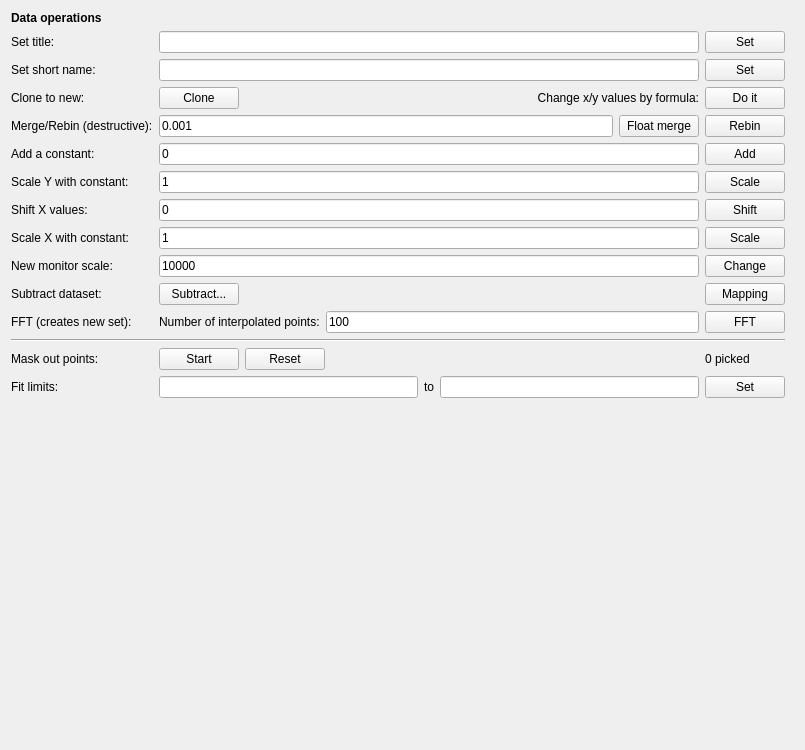
<?xml version="1.0" encoding="UTF-8"?>
<ui version="4.0">
 <class>Form</class>
 <widget class="QWidget" name="Form">
  <property name="geometry">
   <rect>
    <x>0</x>
    <y>0</y>
    <width>805</width>
    <height>750</height>
   </rect>
  </property>
  <property name="windowTitle">
   <string>Form</string>
  </property>
  <layout class="QVBoxLayout" name="verticalLayout">
   <item>
    <widget class="QScrollArea" name="scrollArea">
     <property name="frameShape">
      <enum>QFrame::NoFrame</enum>
     </property>
     <property name="widgetResizable">
      <bool>true</bool>
     </property>
     <widget class="QWidget" name="scrollAreaWidgetContents">
      <property name="geometry">
       <rect>
        <x>0</x>
        <y>0</y>
        <width>793</width>
        <height>738</height>
       </rect>
      </property>
      <layout class="QGridLayout" name="gridLayout_2">
       <property name="leftMargin">
        <number>0</number>
       </property>
       <property name="topMargin">
        <number>0</number>
       </property>
       <property name="bottomMargin">
        <number>0</number>
       </property>
       <item row="0" column="0">
        <layout class="QGridLayout" name="gridLayout">
         <item row="8" column="0">
          <widget class="QLabel" name="label_14">
           <property name="text">
            <string>Scale X with constant:</string>
           </property>
          </widget>
         </item>
         <item row="4" column="3">
          <widget class="QPushButton" name="rebinBtn">
           <property name="text">
            <string>Rebin</string>
           </property>
          </widget>
         </item>
         <item row="11" column="0">
          <widget class="QLabel" name="label_16">
           <property name="text">
            <string>FFT (creates new set):</string>
           </property>
          </widget>
         </item>
         <item row="10" column="3">
          <widget class="QPushButton" name="mappingBtn">
           <property name="text">
            <string>Mapping</string>
           </property>
           <property name="icon">
            <iconset resource="../../../resource/gui.qrc">
             <normaloff>:/map.png</normaloff>:/map.png</iconset>
           </property>
          </widget>
         </item>
         <item row="2" column="0">
          <widget class="QLabel" name="label_12">
           <property name="text">
            <string>Set short name:</string>
           </property>
          </widget>
         </item>
         <item row="3" column="1">
          <widget class="QPushButton" name="cloneBtn">
           <property name="text">
            <string>Clone</string>
           </property>
          </widget>
         </item>
         <item row="11" column="3">
          <widget class="QPushButton" name="fftBtn">
           <property name="text">
            <string>FFT</string>
           </property>
          </widget>
         </item>
         <item row="4" column="0">
          <widget class="QLabel" name="label_2">
           <property name="sizePolicy">
            <sizepolicy hsizetype="Fixed" vsizetype="Preferred">
             <horstretch>0</horstretch>
             <verstretch>0</verstretch>
            </sizepolicy>
           </property>
           <property name="text">
            <string>Merge/Rebin (destructive):</string>
           </property>
          </widget>
         </item>
         <item row="13" column="3">
          <widget class="QLabel" name="pickedLbl">
           <property name="text">
            <string>0 picked</string>
           </property>
          </widget>
         </item>
         <item row="15" column="3">
          <widget class="QPushButton" name="limitsBtn">
           <property name="text">
            <string>Set</string>
           </property>
          </widget>
         </item>
         <item row="0" column="0" colspan="3">
          <widget class="QLabel" name="label_10">
           <property name="font">
            <font>
             <weight>75</weight>
             <bold>true</bold>
            </font>
           </property>
           <property name="text">
            <string>Data operations</string>
           </property>
          </widget>
         </item>
         <item row="1" column="3">
          <widget class="QPushButton" name="titleBtn">
           <property name="text">
            <string>Set</string>
           </property>
          </widget>
         </item>
         <item row="2" column="1" colspan="2">
          <widget class="QLineEdit" name="nameEdit"/>
         </item>
         <item row="3" column="3">
          <widget class="QPushButton" name="arbBtn">
           <property name="text">
            <string>Do it</string>
           </property>
          </widget>
         </item>
         <item row="11" column="1" colspan="2">
          <layout class="QHBoxLayout" name="horizontalLayout_4">
           <item>
            <widget class="QLabel" name="label_17">
             <property name="text">
              <string>Number of interpolated points:</string>
             </property>
            </widget>
           </item>
           <item>
            <widget class="QLineEdit" name="fftNpointsEdit">
             <property name="text">
              <string>100</string>
             </property>
            </widget>
           </item>
          </layout>
         </item>
         <item row="9" column="0">
          <widget class="QLabel" name="label_6">
           <property name="sizePolicy">
            <sizepolicy hsizetype="Fixed" vsizetype="Preferred">
             <horstretch>0</horstretch>
             <verstretch>0</verstretch>
            </sizepolicy>
           </property>
           <property name="text">
            <string>New monitor scale:</string>
           </property>
          </widget>
         </item>
         <item row="5" column="1" colspan="2">
          <widget class="QLineEdit" name="addConstEdit">
           <property name="text">
            <string>0</string>
           </property>
          </widget>
         </item>
         <item row="13" column="0">
          <widget class="QLabel" name="label_8">
           <property name="text">
            <string>Mask out points:</string>
           </property>
          </widget>
         </item>
         <item row="12" column="0" colspan="4">
          <widget class="Line" name="line">
           <property name="orientation">
            <enum>Qt::Horizontal</enum>
           </property>
          </widget>
         </item>
         <item row="15" column="1" colspan="2">
          <layout class="QHBoxLayout" name="horizontalLayout">
           <item>
            <widget class="QLineEdit" name="limitminEdit"/>
           </item>
           <item>
            <widget class="QLabel" name="label_5">
             <property name="text">
              <string>to</string>
             </property>
            </widget>
           </item>
           <item>
            <widget class="QLineEdit" name="limitmaxEdit"/>
           </item>
          </layout>
         </item>
         <item row="5" column="0">
          <widget class="QLabel" name="label">
           <property name="sizePolicy">
            <sizepolicy hsizetype="Fixed" vsizetype="Preferred">
             <horstretch>0</horstretch>
             <verstretch>0</verstretch>
            </sizepolicy>
           </property>
           <property name="text">
            <string>Add a constant:</string>
           </property>
          </widget>
         </item>
         <item row="3" column="0">
          <widget class="QLabel" name="label_9">
           <property name="text">
            <string>Clone to new:</string>
           </property>
          </widget>
         </item>
         <item row="8" column="1" colspan="2">
          <widget class="QLineEdit" name="scaleXConstEdit">
           <property name="text">
            <string>1</string>
           </property>
          </widget>
         </item>
         <item row="1" column="1" colspan="2">
          <widget class="QLineEdit" name="titleEdit"/>
         </item>
         <item row="3" column="2">
          <widget class="QLabel" name="label_15">
           <property name="text">
            <string>Change x/y values by formula:</string>
           </property>
           <property name="alignment">
            <set>Qt::AlignRight|Qt::AlignTrailing|Qt::AlignVCenter</set>
           </property>
          </widget>
         </item>
         <item row="1" column="0">
          <widget class="QLabel" name="label_11">
           <property name="text">
            <string>Set title:</string>
           </property>
          </widget>
         </item>
         <item row="15" column="0">
          <widget class="QLabel" name="label_4">
           <property name="text">
            <string>Fit limits:</string>
           </property>
          </widget>
         </item>
         <item row="10" column="1">
          <widget class="QPushButton" name="subtractBtn">
           <property name="text">
            <string>Subtract...</string>
           </property>
          </widget>
         </item>
         <item row="4" column="1" colspan="2">
          <layout class="QHBoxLayout" name="horizontalLayout_3">
           <item>
            <widget class="QLineEdit" name="precisionEdit">
             <property name="text">
              <string>0.001</string>
             </property>
            </widget>
           </item>
           <item>
            <widget class="QPushButton" name="floatmergeBtn">
             <property name="text">
              <string>Float merge</string>
             </property>
            </widget>
           </item>
          </layout>
         </item>
         <item row="7" column="3">
          <widget class="QPushButton" name="shiftBtn">
           <property name="text">
            <string>Shift</string>
           </property>
          </widget>
         </item>
         <item row="5" column="3">
          <widget class="QPushButton" name="addBtn">
           <property name="text">
            <string>Add</string>
           </property>
          </widget>
         </item>
         <item row="6" column="0">
          <widget class="QLabel" name="label_7">
           <property name="sizePolicy">
            <sizepolicy hsizetype="Fixed" vsizetype="Preferred">
             <horstretch>0</horstretch>
             <verstretch>0</verstretch>
            </sizepolicy>
           </property>
           <property name="text">
            <string>Scale Y with constant:</string>
           </property>
          </widget>
         </item>
         <item row="8" column="3">
          <widget class="QPushButton" name="scaleXBtn">
           <property name="text">
            <string>Scale</string>
           </property>
          </widget>
         </item>
         <item row="10" column="0">
          <widget class="QLabel" name="label_13">
           <property name="text">
            <string>Subtract dataset:</string>
           </property>
          </widget>
         </item>
         <item row="9" column="1" colspan="2">
          <widget class="QLineEdit" name="monscaleEdit">
           <property name="text">
            <string>10000</string>
           </property>
          </widget>
         </item>
         <item row="7" column="1" colspan="2">
          <widget class="QLineEdit" name="shiftConstEdit">
           <property name="text">
            <string>0</string>
           </property>
          </widget>
         </item>
         <item row="7" column="0">
          <widget class="QLabel" name="label_3">
           <property name="sizePolicy">
            <sizepolicy hsizetype="Fixed" vsizetype="Preferred">
             <horstretch>0</horstretch>
             <verstretch>0</verstretch>
            </sizepolicy>
           </property>
           <property name="text">
            <string>Shift X values:</string>
           </property>
          </widget>
         </item>
         <item row="9" column="3">
          <widget class="QPushButton" name="monscaleBtn">
           <property name="text">
            <string>Change</string>
           </property>
          </widget>
         </item>
         <item row="13" column="2">
          <layout class="QHBoxLayout" name="horizontalLayout_2">
           <item>
            <widget class="QPushButton" name="badResetBtn">
             <property name="sizePolicy">
              <sizepolicy hsizetype="Fixed" vsizetype="Fixed">
               <horstretch>0</horstretch>
               <verstretch>0</verstretch>
              </sizepolicy>
             </property>
             <property name="text">
              <string>Reset</string>
             </property>
            </widget>
           </item>
           <item>
            <spacer name="horizontalSpacer">
             <property name="orientation">
              <enum>Qt::Horizontal</enum>
             </property>
             <property name="sizeHint" stdset="0">
              <size>
               <width>40</width>
               <height>20</height>
              </size>
             </property>
            </spacer>
           </item>
          </layout>
         </item>
         <item row="13" column="1">
          <widget class="QPushButton" name="badPointsBtn">
           <property name="sizePolicy">
            <sizepolicy hsizetype="Fixed" vsizetype="Fixed">
             <horstretch>0</horstretch>
             <verstretch>0</verstretch>
            </sizepolicy>
           </property>
           <property name="text">
            <string>Start</string>
           </property>
          </widget>
         </item>
         <item row="2" column="3">
          <widget class="QPushButton" name="nameBtn">
           <property name="text">
            <string>Set</string>
           </property>
          </widget>
         </item>
         <item row="6" column="1" colspan="2">
          <widget class="QLineEdit" name="scaleConstEdit">
           <property name="text">
            <string>1</string>
           </property>
          </widget>
         </item>
         <item row="6" column="3">
          <widget class="QPushButton" name="mulBtn">
           <property name="text">
            <string>Scale</string>
           </property>
          </widget>
         </item>
         <item row="16" column="0">
          <spacer name="verticalSpacer">
           <property name="orientation">
            <enum>Qt::Vertical</enum>
           </property>
           <property name="sizeHint" stdset="0">
            <size>
             <width>20</width>
             <height>40</height>
            </size>
           </property>
          </spacer>
         </item>
        </layout>
       </item>
      </layout>
     </widget>
    </widget>
   </item>
  </layout>
 </widget>
 <tabstops>
  <tabstop>titleEdit</tabstop>
  <tabstop>titleBtn</tabstop>
  <tabstop>nameEdit</tabstop>
  <tabstop>nameBtn</tabstop>
  <tabstop>rebinBtn</tabstop>
  <tabstop>addConstEdit</tabstop>
  <tabstop>addBtn</tabstop>
  <tabstop>scaleConstEdit</tabstop>
  <tabstop>mulBtn</tabstop>
  <tabstop>shiftConstEdit</tabstop>
  <tabstop>shiftBtn</tabstop>
  <tabstop>monscaleEdit</tabstop>
  <tabstop>monscaleBtn</tabstop>
  <tabstop>badPointsBtn</tabstop>
  <tabstop>badResetBtn</tabstop>
  <tabstop>limitminEdit</tabstop>
  <tabstop>limitmaxEdit</tabstop>
  <tabstop>limitsBtn</tabstop>
 </tabstops>
 <resources>
  <include location="../../../resource/gui.qrc"/>
 </resources>
 <connections/>
</ui>
